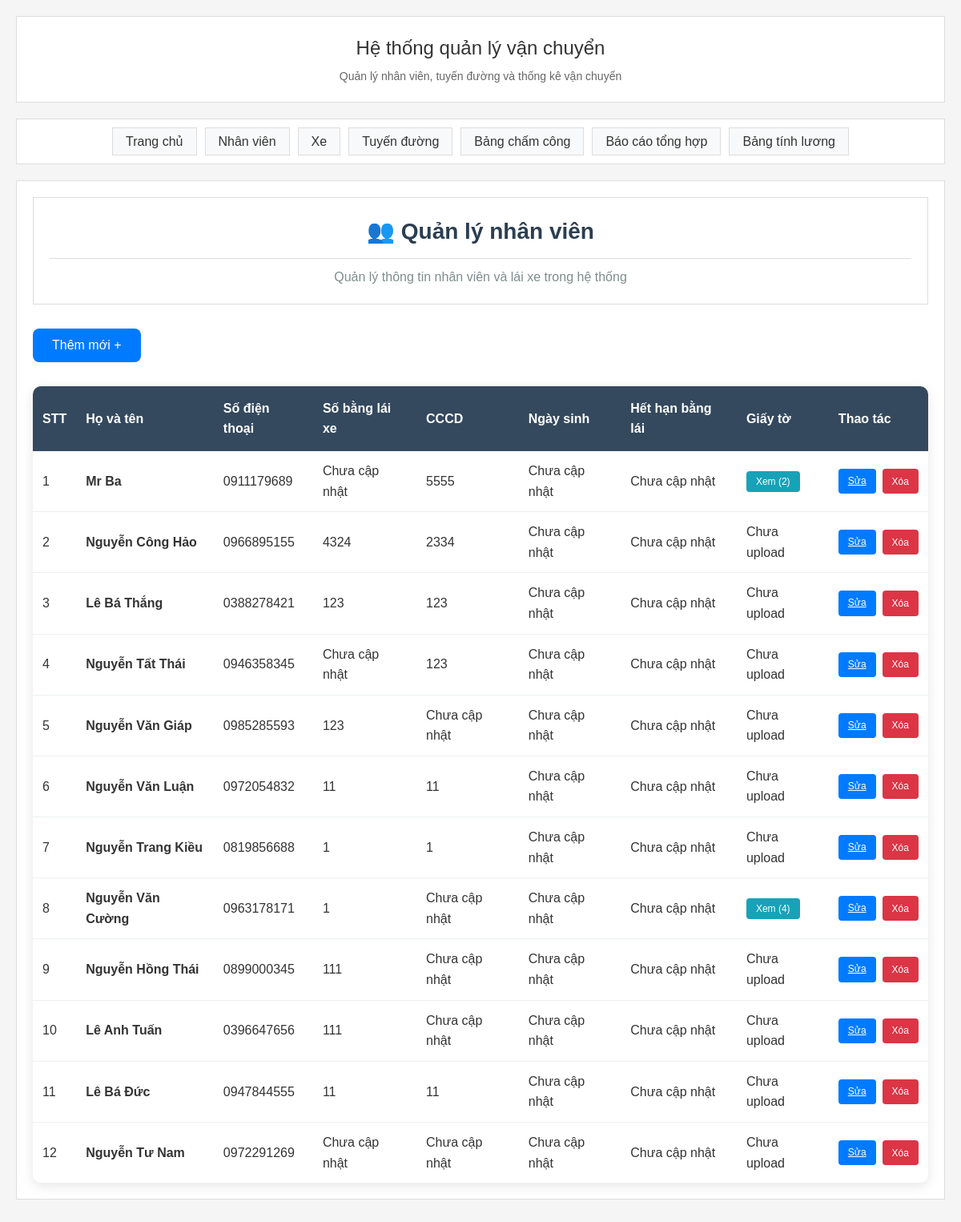
The page /employees on the database its author committed.
### main.py (models this page shows)
class Employee(Base):
    __tablename__ = "employees"
    id = Column(Integer, primary_key=True, index=True)
    name = Column(String, nullable=False)
    birth_date = Column(Date)  # Ngày tháng năm sinh
    phone = Column(String)
    cccd = Column(String)  # Số CCCD
    cccd_issue_date = Column(Date)  # Ngày cấp CCCD
    cccd_expiry = Column(Date)  # Ngày hết hạn CCCD
    driving_license = Column(String)  # Số bằng lái xe
    license_expiry = Column(Date)  # Ngày hết hạn bằng lái
    documents = Column(String)  # Đường dẫn file upload giấy tờ (JSON array)
    status = Column(Integer, default=1)  # 1: Active, 0: Inactive
    created_at = Column(DateTime, default=datetime.utcnow)

### main.py (the view)
@app.get("/employees", response_class=HTMLResponse)
async def employees_page(request: Request, db: Session = Depends(get_db)):
    employees = db.query(Employee).filter(Employee.status == 1).all()
    return templates.TemplateResponse("employees.html", {"request": request, "employees": employees})

### templates/employees.html (shortened to what this page needs)
{% extends "base.html" %}
{% block content %}
<div class="page-header">
    <h2>👥 Quản lý nhân viên</h2>
    <p>Quản lý thông tin nhân viên và lái xe trong hệ thống</p>
</div>
<div class="action-section">
    <button type="button" class="btn btn-primary btn-lg" onclick="openAddEmployeeModal()">
         Thêm mới +
    </button>
</div>
<div class="table-section">
    {% if employees %}
    <div class="table-responsive">
        <table class="data-table">
            <thead>
                <tr>
                    <th>STT</th>
                    <th>Họ và tên</th>
                    <th>Số điện thoại</th>
                    <th>Số bằng lái xe</th>
                    <th>CCCD</th>
                    <th>Ngày sinh</th>
                    <th>Hết hạn bằng lái</th>
                    <th>Giấy tờ</th>
                    <th>Thao tác</th>
                </tr>
            </thead>
            <tbody>
                {% for employee in employees %}
                <tr>
                    <td>{{ loop.index }}</td>
                    <td><strong>{{ employee.name }}</strong></td>
                    <td>{{ employee.phone or 'Chưa cập nhật' }}</td>
                    <td>{{ employee.driving_license or 'Chưa cập nhật' }}</td>
                    <td>{{ employee.cccd or 'Chưa cập nhật' }}</td>
                    <td>{{ employee.birth_date.strftime('%d/%m/%Y') if employee.birth_date else 'Chưa cập nhật' }}</td>
                    <td>{{ employee.license_expiry.strftime('%d/%m/%Y') if employee.license_expiry else 'Chưa cập nhật' }}</td>
                    <td>
                        {% set documents_list = employee.documents | from_json %}
                        {% if documents_list and documents_list|length > 0 %}
                            <button type="button" class="btn btn-sm btn-info" onclick="viewDocuments({{ employee.id }})">
                                 Xem ({{ documents_list|length }})
                            </button>
                        {% else %}
                            <span class="text-muted">Chưa upload</span>
                        {% endif %}
                    </td>
                    <td>
                        <div class="action-buttons">
                            <a href="/employees/edit/{{ employee.id }}" class="btn btn-sm btn-primary">
                                 Sửa
                            </a>
                            <button type="button" class="btn btn-sm btn-danger" onclick="deleteEmployee({{ employee.id }}, '{{ employee.name }}')">
                                 Xóa
                            </button>
                        </div>
                    </td>
                </tr>
                {% endfor %}
            </tbody>
        </table>
    </div>
    {% else %}
    <div class="no-data">
        <div class="no-data-icon">👥</div>
        <h3>Chưa có nhân viên nào</h3>
        <p>Hãy thêm nhân viên đầu tiên bằng nút "Thêm mới +" bên trên</p>
    </div>
    {% endif %}
</div>
{% endblock %}

### templates/base.html (shortened to what this page needs)
<!DOCTYPE html>
<html lang="vi">
<head>
    <link rel="stylesheet" href="/static/style.css">
</head>
<body>
    <div class="container">
        <div class="header">
            <h1>Hệ thống quản lý vận chuyển</h1>
            <p>Quản lý nhân viên, tuyến đường và thống kê vận chuyển</p>
        </div>
        <nav class="nav">
            <ul>
                <li><a href="/">Trang chủ</a></li>
                <li><a href="/employees">Nhân viên</a></li>
                <li><a href="/vehicles">Xe</a></li>
                <li><a href="/routes">Tuyến đường</a></li>
                <li><a href="/daily-new">Bảng chấm công</a></li>
                <li><a href="/report">Báo cáo tổng hợp</a></li>
                <li><a href="/salary-calculation">Bảng tính lương</a></li>
            </ul>
        </nav>
        <main class="content">
            {% block content %}{% endblock %}
        </main>
    </div>
</body>
</html>

### static/style.css (style rules this page uses)
* { margin: 0; padding: 0; box-sizing: border-box; }
body { font-family: Arial, sans-serif; background-color: #f5f5f5; color: #333; line-height: 1.6; }
.container { max-width: 1200px; margin: 0 auto; padding: 20px; }
.header { background: white; border: 1px solid #ddd; padding: 20px; margin-bottom: 20px; text-align: center; }
.header h1 { color: #333; font-size: 24px; margin-bottom: 5px; font-weight: normal; }
.header p { color: #666; font-size: 14px; }
.nav { background: white; border: 1px solid #ddd; padding: 15px; margin-bottom: 20px; }
.nav ul { list-style: none; display: flex; justify-content: center; flex-wrap: wrap; gap: 10px; }
.nav a { text-decoration: none; color: #333; padding: 8px 16px; background: #f8f9fa; border: 1px solid #ddd; transition: background-color 0.2s; }
.content { background: white; border: 1px solid #ddd; padding: 20px; margin-bottom: 20px; }
.content h2 { color: #333; margin-bottom: 20px; font-size: 18px; border-bottom: 1px solid #ddd; padding-bottom: 10px; }
.btn { background: #007bff; color: white; padding: 8px 16px; border: none; font-size: 14px; cursor: pointer; transition: background-color 0.2s; }
.btn-info { background: #17a2b8; }
.btn-danger { background: #dc3545; }
.page-header { background: white; border: 1px solid #ddd; padding: 20px; margin-bottom: 20px; text-align: center; }
.page-header h2 { color: #2c3e50; font-size: 28px; margin-bottom: 8px; font-weight: 600; }
.page-header p { color: #7f8c8d; font-size: 16px; }

### templates/employees.html (style rules this page uses)
.page-header { margin-bottom: 30px; }
.page-header h2 { color: #2c3e50; margin-bottom: 10px; }
.page-header p { color: #7f8c8d; margin: 0; }
.action-section { margin-bottom: 30px; }
.btn-lg { padding: 12px 24px; font-size: 16px; border-radius: 8px; }
.table-section { background: white; border-radius: 10px; box-shadow: 0 4px 15px rgba(0, 0, 0, 0.1); overflow: hidden; }
.data-table { width: 100%; border-collapse: collapse; }
.data-table th { background: #34495e; color: white; padding: 15px 12px; text-align: left; font-weight: 600; border: none; }
.data-table td { padding: 12px; border-bottom: 1px solid #ecf0f1; vertical-align: middle; }
.data-table tbody tr:last-child td { border-bottom: none; }
.action-buttons { display: flex; gap: 8px; }
.btn-sm { padding: 6px 12px; font-size: 12px; border-radius: 4px; }

### rows shown on the page
Employee: name "Mr Ba", phone "0911179689", driving_license "Chưa cập nhật", cccd "5555", birth_date "Chưa cập nhật", license_expiry "Chưa cập nhật", documents_list "2"
Employee: name "Nguyễn Công Hảo", phone "0966895155", driving_license "4324", cccd "2334", birth_date "Chưa cập nhật", license_expiry "Chưa cập nhật", shows "Chưa upload"
Employee: name "Lê Bá Thắng", phone "0388278421", driving_license "123", cccd "123", birth_date "Chưa cập nhật", license_expiry "Chưa cập nhật", shows "Chưa upload"
Employee: name "Nguyễn Tất Thái", phone "0946358345", driving_license "Chưa cập nhật", cccd "123", birth_date "Chưa cập nhật", license_expiry "Chưa cập nhật", shows "Chưa upload"
Employee: name "Nguyễn Văn Giáp", phone "0985285593", driving_license "123", cccd "Chưa cập nhật", birth_date "Chưa cập nhật", license_expiry "Chưa cập nhật", shows "Chưa upload"
Employee: name "Nguyễn Văn Luận", phone "0972054832", driving_license "11", cccd "11", birth_date "Chưa cập nhật", license_expiry "Chưa cập nhật", shows "Chưa upload"
Employee: name "Nguyễn Trang Kiều", phone "0819856688", driving_license "1", cccd "1", birth_date "Chưa cập nhật", license_expiry "Chưa cập nhật", shows "Chưa upload"
Employee: name "Nguyễn Văn Cường", phone "0963178171", driving_license "1", cccd "Chưa cập nhật", birth_date "Chưa cập nhật", license_expiry "Chưa cập nhật", documents_list "4"
Employee: name "Nguyễn Hồng Thái", phone "0899000345", driving_license "111", cccd "Chưa cập nhật", birth_date "Chưa cập nhật", license_expiry "Chưa cập nhật", shows "Chưa upload"
Employee: name "Lê Anh Tuấn", phone "0396647656", driving_license "111", cccd "Chưa cập nhật", birth_date "Chưa cập nhật", license_expiry "Chưa cập nhật", shows "Chưa upload"
Employee: name "Lê Bá Đức", phone "0947844555", driving_license "11", cccd "11", birth_date "Chưa cập nhật", license_expiry "Chưa cập nhật", shows "Chưa upload"
Employee: name "Nguyễn Tư Nam", phone "0972291269", driving_license "Chưa cập nhật", cccd "Chưa cập nhật", birth_date "Chưa cập nhật", license_expiry "Chưa cập nhật", shows "Chưa upload"
